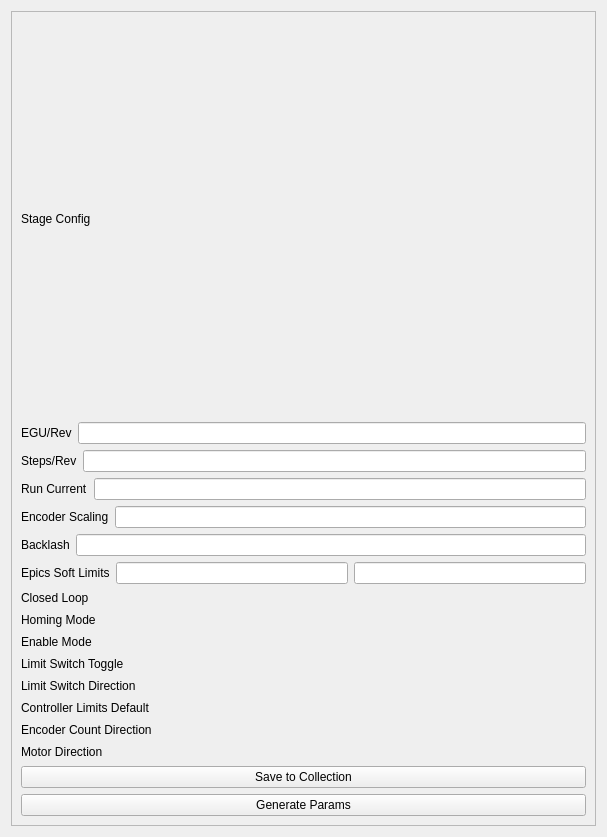
<?xml version="1.0" encoding="UTF-8"?>
<ui version="4.0">
 <class>Form</class>
 <widget class="QWidget" name="Form">
  <property name="geometry">
   <rect>
    <x>0</x>
    <y>0</y>
    <width>607</width>
    <height>837</height>
   </rect>
  </property>
  <property name="windowTitle">
   <string>Form</string>
  </property>
  <layout class="QVBoxLayout" name="verticalLayout_4">
   <item>
    <widget class="QScrollArea" name="scrollArea">
     <property name="widgetResizable">
      <bool>true</bool>
     </property>
     <widget class="QWidget" name="scrollAreaWidgetContents">
      <property name="geometry">
       <rect>
        <x>0</x>
        <y>-328</y>
        <width>573</width>
        <height>1145</height>
       </rect>
      </property>
      <layout class="QVBoxLayout" name="verticalLayout_3">
       <item>
        <layout class="QVBoxLayout" name="verticalLayout">
         <item>
          <widget class="QLabel" name="label">
           <property name="text">
            <string>Stage Config</string>
           </property>
          </widget>
         </item>
         <item>
          <layout class="QVBoxLayout" name="verticalLayout_2">
           <property name="bottomMargin">
            <number>0</number>
           </property>
           <item>
            <layout class="QHBoxLayout" name="horizontalLayout">
             <item>
              <widget class="QLabel" name="label_2">
               <property name="text">
                <string>EGU/Rev</string>
               </property>
              </widget>
             </item>
             <item>
              <widget class="PyDMLineEdit" name="egu_rev">
               <property name="toolTip">
                <string/>
               </property>
              </widget>
             </item>
            </layout>
           </item>
           <item>
            <layout class="QHBoxLayout" name="horizontalLayout_3">
             <item>
              <widget class="QLabel" name="label_4">
               <property name="text">
                <string>Steps/Rev</string>
               </property>
              </widget>
             </item>
             <item>
              <widget class="PyDMLineEdit" name="step_rev">
               <property name="toolTip">
                <string/>
               </property>
              </widget>
             </item>
            </layout>
           </item>
           <item>
            <layout class="QHBoxLayout" name="horizontalLayout_4">
             <item>
              <widget class="QLabel" name="label_5">
               <property name="text">
                <string>Run Current</string>
               </property>
              </widget>
             </item>
             <item>
              <widget class="PyDMLineEdit" name="run_current">
               <property name="toolTip">
                <string/>
               </property>
              </widget>
             </item>
            </layout>
           </item>
           <item>
            <layout class="QHBoxLayout" name="horizontalLayout_5">
             <item>
              <widget class="QLabel" name="label_6">
               <property name="text">
                <string>Encoder Scaling</string>
               </property>
              </widget>
             </item>
             <item>
              <widget class="PyDMLineEdit" name="encoder_scaling">
               <property name="toolTip">
                <string/>
               </property>
              </widget>
             </item>
            </layout>
           </item>
           <item>
            <layout class="QHBoxLayout" name="horizontalLayout_9">
             <item>
              <widget class="QLabel" name="label_10">
               <property name="text">
                <string>Backlash</string>
               </property>
              </widget>
             </item>
             <item>
              <widget class="PyDMLineEdit" name="backlash">
               <property name="toolTip">
                <string/>
               </property>
              </widget>
             </item>
            </layout>
           </item>
           <item>
            <layout class="QHBoxLayout" name="horizontalLayout_14">
             <item>
              <widget class="QLabel" name="label_15">
               <property name="text">
                <string>Epics Soft Limits</string>
               </property>
              </widget>
             </item>
             <item>
              <widget class="PyDMLineEdit" name="PyDMLineEdit_9">
               <property name="toolTip">
                <string/>
               </property>
              </widget>
             </item>
             <item>
              <widget class="PyDMLineEdit" name="PyDMLineEdit_8">
               <property name="toolTip">
                <string/>
               </property>
              </widget>
             </item>
            </layout>
           </item>
           <item>
            <layout class="QHBoxLayout" name="horizontalLayout_11">
             <item>
              <widget class="QLabel" name="label_12">
               <property name="text">
                <string>Closed Loop</string>
               </property>
              </widget>
             </item>
             <item>
              <widget class="PyDMEnumButton" name="PyDMEnumButton_4">
               <property name="toolTip">
                <string/>
               </property>
               <property name="orientation" stdset="0">
                <enum>Qt::Horizontal</enum>
               </property>
              </widget>
             </item>
            </layout>
           </item>
           <item>
            <layout class="QHBoxLayout" name="horizontalLayout_12">
             <item>
              <widget class="QLabel" name="label_13">
               <property name="text">
                <string>Homing Mode</string>
               </property>
              </widget>
             </item>
             <item>
              <widget class="PyDMEnumButton" name="PyDMEnumButton_5">
               <property name="toolTip">
                <string/>
               </property>
               <property name="orientation" stdset="0">
                <enum>Qt::Horizontal</enum>
               </property>
              </widget>
             </item>
            </layout>
           </item>
           <item>
            <layout class="QHBoxLayout" name="horizontalLayout_10">
             <item>
              <widget class="QLabel" name="label_11">
               <property name="text">
                <string>Enable Mode</string>
               </property>
              </widget>
             </item>
             <item>
              <widget class="PyDMEnumButton" name="PyDMEnumButton_3">
               <property name="toolTip">
                <string/>
               </property>
               <property name="orientation" stdset="0">
                <enum>Qt::Horizontal</enum>
               </property>
              </widget>
             </item>
            </layout>
           </item>
           <item>
            <layout class="QHBoxLayout" name="horizontalLayout_13">
             <item>
              <widget class="QLabel" name="label_14">
               <property name="text">
                <string>Limit Switch Toggle</string>
               </property>
              </widget>
             </item>
             <item>
              <widget class="PyDMEnumButton" name="PyDMEnumButton_6">
               <property name="toolTip">
                <string/>
               </property>
               <property name="orientation" stdset="0">
                <enum>Qt::Horizontal</enum>
               </property>
              </widget>
             </item>
            </layout>
           </item>
           <item>
            <layout class="QHBoxLayout" name="horizontalLayout_15">
             <item>
              <widget class="QLabel" name="label_16">
               <property name="text">
                <string>Limit Switch Direction</string>
               </property>
              </widget>
             </item>
             <item>
              <widget class="PyDMEnumButton" name="PyDMEnumButton_7">
               <property name="toolTip">
                <string/>
               </property>
               <property name="orientation" stdset="0">
                <enum>Qt::Horizontal</enum>
               </property>
              </widget>
             </item>
            </layout>
           </item>
           <item>
            <layout class="QHBoxLayout" name="horizontalLayout_16">
             <item>
              <widget class="QLabel" name="label_17">
               <property name="text">
                <string>Controller Limits Default</string>
               </property>
              </widget>
             </item>
             <item>
              <widget class="PyDMEnumButton" name="PyDMEnumButton_8">
               <property name="toolTip">
                <string/>
               </property>
               <property name="orientation" stdset="0">
                <enum>Qt::Horizontal</enum>
               </property>
              </widget>
             </item>
            </layout>
           </item>
           <item>
            <layout class="QHBoxLayout" name="horizontalLayout_6">
             <item>
              <widget class="QLabel" name="label_7">
               <property name="text">
                <string>Encoder Count Direction</string>
               </property>
              </widget>
             </item>
             <item>
              <widget class="PyDMEnumButton" name="PyDMEnumButton">
               <property name="toolTip">
                <string/>
               </property>
               <property name="orientation" stdset="0">
                <enum>Qt::Horizontal</enum>
               </property>
              </widget>
             </item>
            </layout>
           </item>
           <item>
            <layout class="QHBoxLayout" name="horizontalLayout_8">
             <item>
              <widget class="QLabel" name="label_9">
               <property name="text">
                <string>Motor Direction</string>
               </property>
              </widget>
             </item>
             <item>
              <widget class="PyDMEnumButton" name="PyDMEnumButton_2">
               <property name="toolTip">
                <string/>
               </property>
               <property name="orientation" stdset="0">
                <enum>Qt::Horizontal</enum>
               </property>
              </widget>
             </item>
            </layout>
           </item>
           <item>
            <widget class="QPushButton" name="save_collection">
             <property name="text">
              <string>Save to Collection</string>
             </property>
            </widget>
           </item>
           <item>
            <widget class="QPushButton" name="generate_params">
             <property name="text">
              <string>Generate Params</string>
             </property>
            </widget>
           </item>
          </layout>
         </item>
        </layout>
       </item>
      </layout>
     </widget>
    </widget>
   </item>
  </layout>
 </widget>
 <customwidgets>
  <customwidget>
   <class>PyDMEnumButton</class>
   <extends>QWidget</extends>
   <header>pydm.widgets.enum_button</header>
  </customwidget>
  <customwidget>
   <class>PyDMLineEdit</class>
   <extends>QLineEdit</extends>
   <header>pydm.widgets.line_edit</header>
  </customwidget>
 </customwidgets>
 <resources/>
 <connections/>
</ui>
